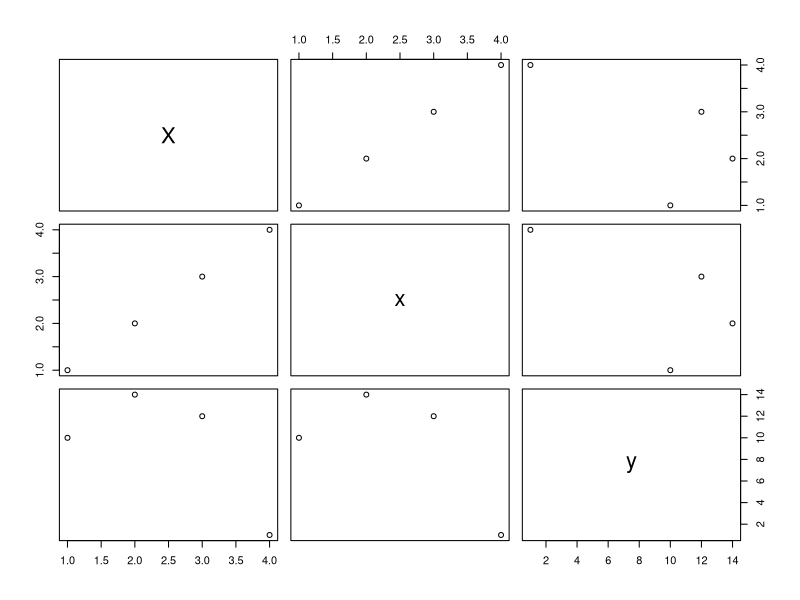

Generate this figure with R:
## ---- chunk 1
a<-read.csv("data.csv")
plot(a)
